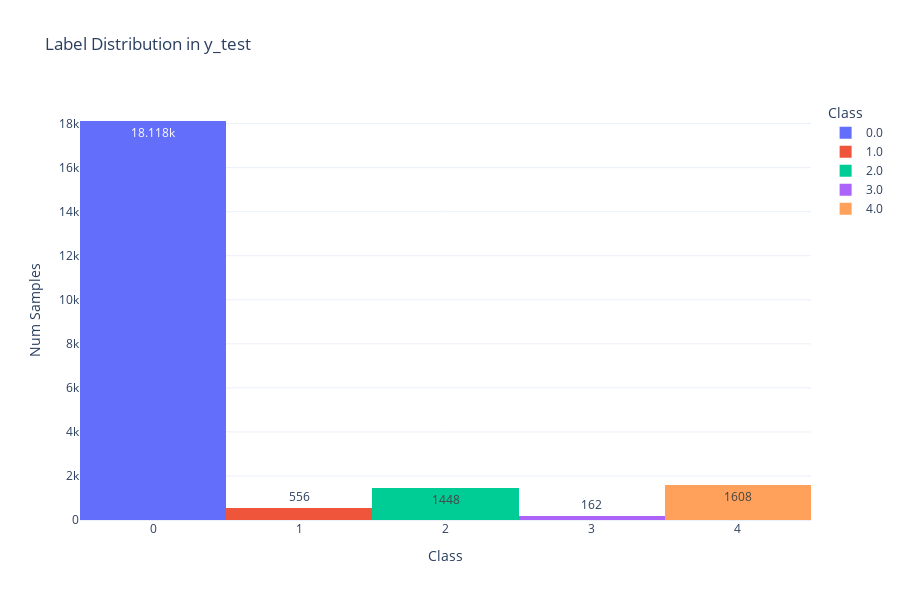

Here is the notebook cell this chart was saved with:
### Code cell
fig_test = px.histogram(y_test, x=187, title="Label Distribution in y_test", 
                         text_auto=True, labels={"Label": "Class Labels"},
                         color= 187)  
fig_test.update_layout(
    xaxis_title="Class",
    yaxis_title="Num Samples",
    legend_title="Class",
    template="plotly_white",
    height = 600
)
fig_test.show()

### Figure 1 — Plotly figure (JSON) as saved in the notebook; plotly's stock layout.template omitted (floating-point values rounded to 4 significant figures; data arrays with more than 128 entries replaced by an {"elided": "..."} marker saying what was removed)
{"data": [{"alignmentgroup": "True", "bingroup": "x", "hovertemplate": "187=%{x}<br>count=%{y}<extra></extra>", "legendgroup": "0.0", "marker": {"color": "#636efa", "pattern": {"shape": ""}}, "name": "0.0", "offsetgroup": "0.0", "orientation": "v", "showlegend": true, "texttemplate": "%{value}", "type": "histogram", "x": {"elided": "18118 int values"}, "xaxis": "x", "yaxis": "y"}, {"alignmentgroup": "True", "bingroup": "x", "hovertemplate": "187=%{x}<br>count=%{y}<extra></extra>", "legendgroup": "1.0", "marker": {"color": "#EF553B", "pattern": {"shape": ""}}, "name": "1.0", "offsetgroup": "1.0", "orientation": "v", "showlegend": true, "texttemplate": "%{value}", "type": "histogram", "x": {"elided": "556 int values"}, "xaxis": "x", "yaxis": "y"}, {"alignmentgroup": "True", "bingroup": "x", "hovertemplate": "187=%{x}<br>count=%{y}<extra></extra>", "legendgroup": "2.0", "marker": {"color": "#00cc96", "pattern": {"shape": ""}}, "name": "2.0", "offsetgroup": "2.0", "orientation": "v", "showlegend": true, "texttemplate": "%{value}", "type": "histogram", "x": {"elided": "1448 int values"}, "xaxis": "x", "yaxis": "y"}, {"alignmentgroup": "True", "bingroup": "x", "hovertemplate": "187=%{x}<br>count=%{y}<extra></extra>", "legendgroup": "3.0", "marker": {"color": "#ab63fa", "pattern": {"shape": ""}}, "name": "3.0", "offsetgroup": "3.0", "orientation": "v", "showlegend": true, "texttemplate": "%{value}", "type": "histogram", "x": {"elided": "162 int values"}, "xaxis": "x", "yaxis": "y"}, {"alignmentgroup": "True", "bingroup": "x", "hovertemplate": "187=%{x}<br>count=%{y}<extra></extra>", "legendgroup": "4.0", "marker": {"color": "#FFA15A", "pattern": {"shape": ""}}, "name": "4.0", "offsetgroup": "4.0", "orientation": "v", "showlegend": true, "texttemplate": "%{value}", "type": "histogram", "x": {"elided": "1608 int values"}, "xaxis": "x", "yaxis": "y"}], "layout": {"barmode": "relative", "height": 600, "legend": {"title": {"text": "Class"}, "tracegroupgap": 0}, "title": {"text": "Label Distribution in y_test"}, "xaxis": {"anchor": "y", "categoryarray": [0, 1, 2, 3, 4], "categoryorder": "array", "domain": [0, 1], "title": {"text": "Class"}}, "yaxis": {"anchor": "x", "domain": [0, 1], "title": {"text": "Num Samples"}}}}
